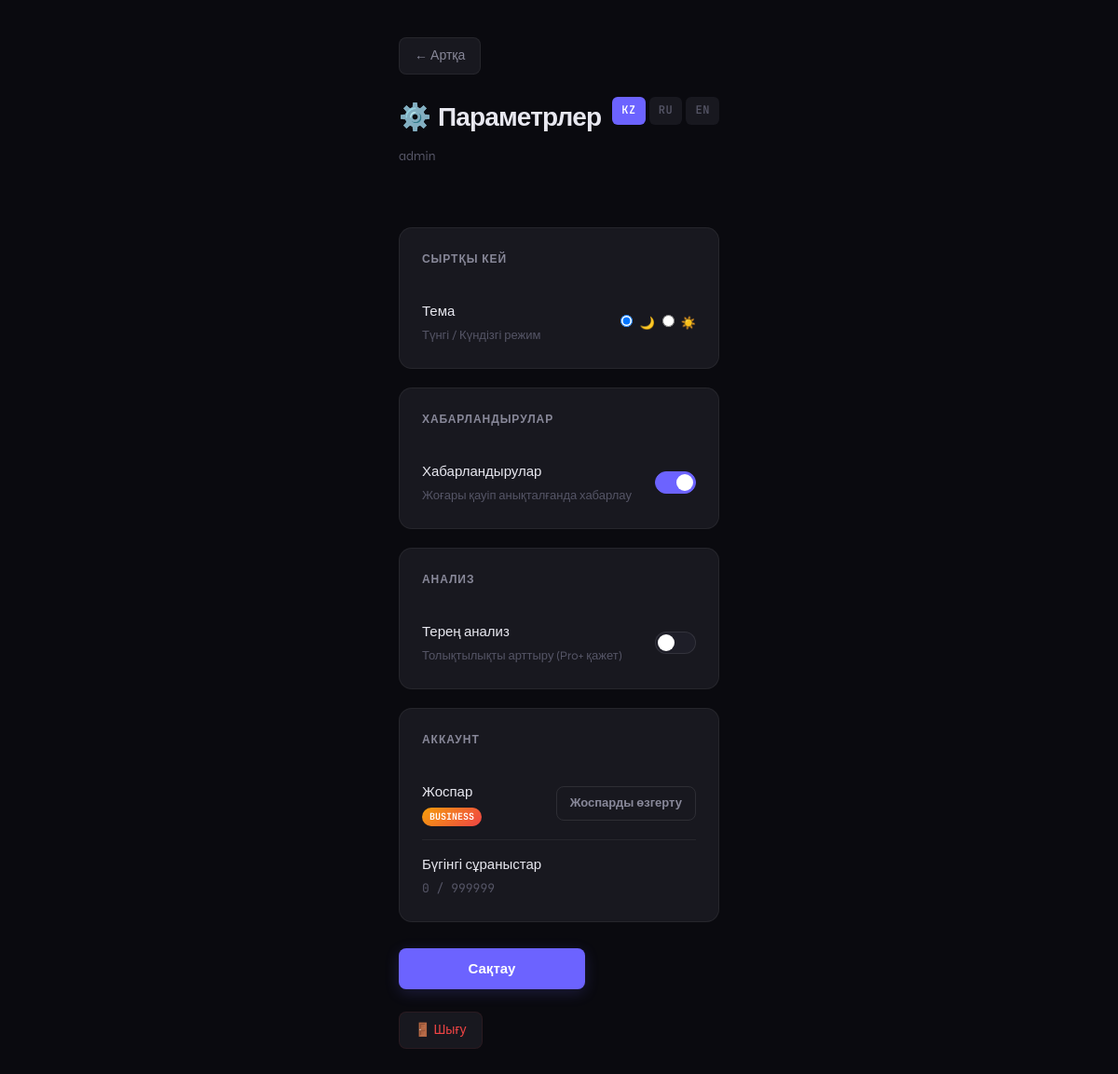
/settings (signed in), run on the app's committed database.
### app.py (models this page shows, shortened)
class User(db.Model, UserMixin):
    id                = db.Column(db.Integer, primary_key=True)
    username          = db.Column(db.String(100), unique=True)
    email             = db.Column(db.String(200))
    password_hash     = db.Column(db.String(200))
    is_admin          = db.Column(db.Boolean, default=False)
    plan              = db.Column(db.String(20), default='free')   # free / pro / business
    requests_today    = db.Column(db.Integer, default=0)
    last_request_date = db.Column(db.String(20), default='')
    created_at        = db.Column(db.String(30), default='')
    theme             = db.Column(db.String(10), default='dark')
    notifications     = db.Column(db.Boolean, default=True)
    language          = db.Column(db.String(5),  default='kz')
    deep_analysis     = db.Column(db.Boolean, default=False)
    def get_daily_limit(self):
        return {'free': 10, 'pro': 100, 'business': 999999}.get(self.plan, 10)

### app.py (the view)
@app.route("/settings", methods=["GET", "POST"])
@login_required
def settings():
    t = get_t()
    if request.method == "POST":
        current_user.theme         = request.form.get("theme", "dark")
        current_user.notifications = "notifications" in request.form
        current_user.deep_analysis = "deep_analysis" in request.form
        db.session.commit()
        return redirect("/settings")
    return render_template("settings.html", t=t, lang=get_lang(), user=current_user)

### app.py (called while the page is built)
@login_manager.user_loader
def load_user(user_id):
    return User.query.get(int(user_id))

def get_lang():
    if current_user.is_authenticated:
        return current_user.language
    return session.get("lang", "kz")

def get_t():
    return TRANSLATIONS[get_lang()]

### templates/settings.html (shortened to what this page needs)
<!DOCTYPE html>
<html lang="{{ lang }}" data-theme="{{ user.theme }}">
<head>
    <link rel="stylesheet" href="{{ url_for('static', filename='style.css') }}">
</head>
<body style="overflow:auto">
<div class="page-layout">
    <a href="/" class="back-btn">←
        {% if lang == 'kz' %}Артқа{% elif lang == 'ru' %}Назад{% else %}Back{% endif %}
    </a>
    <div style="display:flex;justify-content:space-between;align-items:flex-start;flex-wrap:wrap;gap:12px;margin-bottom:32px">
        <div>
            <h1 class="page-title">⚙️ {{ t.settings }}</h1>
            <p class="page-sub">{{ user.username }}</p>
        </div>
        <div class="lang-switch">
            <a href="/set_language/kz" class="lang-btn {% if lang=='kz' %}active{% endif %}">KZ</a>
            <a href="/set_language/ru" class="lang-btn {% if lang=='ru' %}active{% endif %}">RU</a>
            <a href="/set_language/en" class="lang-btn {% if lang=='en' %}active{% endif %}">EN</a>
        </div>
    </div>
    <form method="POST">
        <div class="settings-section">
            <div class="settings-title">
                {% if lang == 'kz' %}СЫРТҚЫ КЕЙ{% elif lang == 'ru' %}ВНЕШНИЙ ВИД{% else %}APPEARANCE{% endif %}
            </div>
            <div class="setting-row">
                <div class="setting-info">
                    <div class="setting-name">
                        {% if lang == 'kz' %}Тема{% elif lang == 'ru' %}Тема{% else %}Theme{% endif %}
                    </div>
                    <div class="setting-desc">
                        {% if lang == 'kz' %}Түнгі / Күндізгі режим{% elif lang == 'ru' %}Тёмный / Светлый режим{% else %}Dark / Light mode{% endif %}
                    </div>
                </div>
                <div style="display:flex;gap:8px">
                    <label style="cursor:pointer">
                        <input type="radio" name="theme" value="dark" {{ 'checked' if user.theme == 'dark' else '' }}
                            onchange="document.documentElement.setAttribute('data-theme','dark')">
                        <span style="font-size:13px;color:var(--text2);margin-left:4px">🌙</span>
                    </label>
                    <label style="cursor:pointer">
                        <input type="radio" name="theme" value="light" {{ 'checked' if user.theme == 'light' else '' }}
                            onchange="document.documentElement.setAttribute('data-theme','light')">
                        <span style="font-size:13px;color:var(--text2);margin-left:4px">☀️</span>
                    </label>
                </div>
            </div>
        </div>
        <div class="settings-section">
            <div class="settings-title">
                {% if lang == 'kz' %}ХАБАРЛАНДЫРУЛАР{% elif lang == 'ru' %}УВЕДОМЛЕНИЯ{% else %}NOTIFICATIONS{% endif %}
            </div>
            <div class="setting-row">
                <div class="setting-info">
                    <div class="setting-name">{{ t.notifications }}</div>
                    <div class="setting-desc">
                        {% if lang == 'kz' %}Жоғары қауіп анықталғанда хабарлау
                        {% elif lang == 'ru' %}Уведомлять при обнаружении высокого риска
                        {% else %}Notify on high-risk detection{% endif %}
                    </div>
                </div>
                <label class="toggle">
                    <span class="toggle-slider"></span>
                </label>
            </div>
        </div>
        <div class="settings-section">
            <div class="settings-title">
                {% if lang == 'kz' %}АНАЛИЗ{% elif lang == 'ru' %}АНАЛИЗ{% else %}ANALYSIS{% endif %}
            </div>
            <div class="setting-row">
                <div class="setting-info">
                    <div class="setting-name">{{ t.deep_analysis }}</div>
                    <div class="setting-desc">
                        {% if lang == 'kz' %}Толықтылықты арттыру (Pro+ қажет)
                        {% elif lang == 'ru' %}Углублённый анализ (требует Pro+)
                        {% else %}Detailed multi-paragraph analysis (Pro+ required){% endif %}
                    </div>
                </div>
                <label class="toggle">
                    <span class="toggle-slider"></span>
                </label>
            </div>
        </div>
        <div class="settings-section">
            <div class="settings-title">
                {% if lang == 'kz' %}АККАУНТ{% elif lang == 'ru' %}АККАУНТ{% else %}ACCOUNT{% endif %}
            </div>
            <div class="setting-row">
                <div class="setting-info">
                    <div class="setting-name">
                        {% if lang == 'kz' %}Жоспар{% elif lang == 'ru' %}План{% else %}Plan{% endif %}
                    </div>
                    <div class="setting-desc">
                        <span class="plan-badge plan-{{ user.plan }}">{{ user.plan.upper() }}</span>
                    </div>
                </div>
                <a href="/plans" class="btn-outline" style="padding:7px 14px;font-size:13px">
                    {% if lang == 'kz' %}Жоспарды өзгерту{% elif lang == 'ru' %}Изменить план{% else %}Change plan{% endif %}
                </a>
            </div>
            <div class="setting-row">
                <div class="setting-info">
                    <div class="setting-name">
                        {% if lang == 'kz' %}Бүгінгі сұраныстар
                        {% elif lang == 'ru' %}Запросов сегодня
                        {% else %}Requests today{% endif %}
                    </div>
                    <div class="setting-desc" style="font-family:var(--mono);font-size:13px">
                        {{ user.requests_today }} / {{ user.get_daily_limit() }}
                    </div>
                </div>
            </div>
        </div>
        <button class="form-btn" type="submit" style="max-width:200px">{{ t.save_settings }}</button>
    </form>
    <div style="margin-top:24px">
        <a href="/logout" class="back-btn" style="color:var(--high);border-color:var(--high-bg)">
            🚪 {{ t.logout }}
        </a>
    </div>
</div>
</body>
</html>

### static/style.css (style rules this page uses)
:root { --bg: #0a0a0f; --bg2: #111118; --bg3: #18181f; --bg4: #1e1e28; --border: #ffffff0f; --border2: #ffffff18; --text: #e8e8f0; --text2: #888899; --text3: #555566; --accent: #6c63ff; --accent2: #8b82ff; --accent-glow: #6c63ff30; --low: #22c55e; --low-bg: #22c55e15; --medium: #f59e0b; --medium-bg: #f59e0b15; --high: #ef4444; --high-bg: #ef444415; --radius: 14px; --radius-sm: 8px; --font: 'Syne', sans-serif; --mono: 'JetBrains Mono', monospace; --sidebar-w: 240px; --transition: 0.2s cubic-bezier(0.4, 0, 0.2, 1); }
*, *::before, *::after { box-sizing: border-box; margin: 0; padding: 0; }
html, body { height: 100%; font-family: var(--font); background: var(--bg); color: var(--text); font-size: 15px; line-height: 1.6; overflow: hidden; }
body { display: flex; height: 100vh; }
.lang-switch { display: flex; gap: 4px; }
.lang-btn { padding: 5px 10px; border-radius: 6px; background: var(--bg3); color: var(--text3); text-decoration: none; font-size: 12px; font-weight: 600; font-family: var(--mono); transition: all var(--transition); letter-spacing: 0.05em; }
.lang-btn.active { background: var(--accent); color: #fff; }
.plan-badge { display: inline-block; padding: 2px 8px; border-radius: 20px; font-size: 10px; font-weight: 700; font-family: var(--mono); width: fit-content; }
.plan-business { background: linear-gradient(135deg, #f59e0b, #ef4444); color: #fff; }
.btn-outline { padding: 7px 16px; border: 1px solid var(--border2); border-radius: var(--radius-sm); background: none; color: var(--text2); text-decoration: none; font-size: 13px; font-weight: 600; transition: all var(--transition); font-family: var(--font); cursor: pointer; }
.page-layout { max-width: 900px; margin: 0 auto; padding: 40px 20px; }
.page-title { font-size: 28px; font-weight: 800; letter-spacing: -0.03em; margin-bottom: 8px; }
.page-sub { color: var(--text3); margin-bottom: 32px; font-size: 14px; }
.settings-section { background: var(--bg3); border: 1px solid var(--border); border-radius: var(--radius); padding: 24px; margin-bottom: 20px; }
.settings-title { font-size: 15px; font-weight: 700; margin-bottom: 20px; color: var(--text2); text-transform: uppercase; letter-spacing: 0.08em; font-size: 12px; }
.setting-row { display: flex; align-items: center; justify-content: space-between; padding: 14px 0; border-bottom: 1px solid var(--border); }
.setting-row:last-child { border-bottom: none; padding-bottom: 0; }
.setting-info { display: flex; flex-direction: column; gap: 4px; }
.setting-name { font-size: 15px; font-weight: 500; }
.setting-desc { font-size: 13px; color: var(--text3); }
.toggle { position: relative; width: 44px; height: 24px; flex-shrink: 0; }
.toggle-slider { position: absolute; inset: 0; background: var(--bg4); border-radius: 100px; cursor: pointer; transition: background var(--transition); border: 1px solid var(--border2); }
.toggle-slider::before { content: ''; position: absolute; width: 18px; height: 18px; background: white; border-radius: 50%; top: 2px; left: 2px; transition: transform var(--transition); }
.toggle input:checked + .toggle-slider { background: var(--accent); border-color: var(--accent); }
.toggle input:checked + .toggle-slider::before { transform: translateX(20px); }
.form-btn { width: 100%; padding: 13px; background: var(--accent); border: none; border-radius: var(--radius-sm); color: #fff; font-family: var(--font); font-size: 15px; font-weight: 700; cursor: pointer; transition: all var(--transition); box-shadow: 0 4px 16px var(--accent-glow); margin-top: 8px; }
.back-btn { display: inline-flex; align-items: center; gap: 6px; padding: 8px 16px; background: var(--bg3); border: 1px solid var(--border); border-radius: var(--radius-sm); color: var(--text2); text-decoration: none; font-size: 14px; font-weight: 500; margin-bottom: 24px; transition: all var(--transition); cursor: pointer; }

### data on the page
User: username "admin", plan "BUSINESS", requests_today "0", get_daily_limit "999999"

### other printed values
{{ t.settings }} "Параметрлер"
{{ t.notifications }} "Хабарландырулар"
{{ t.deep_analysis }} "Терең анализ"
{{ t.save_settings }} "Сақтау"
{{ t.logout }} "Шығу"
